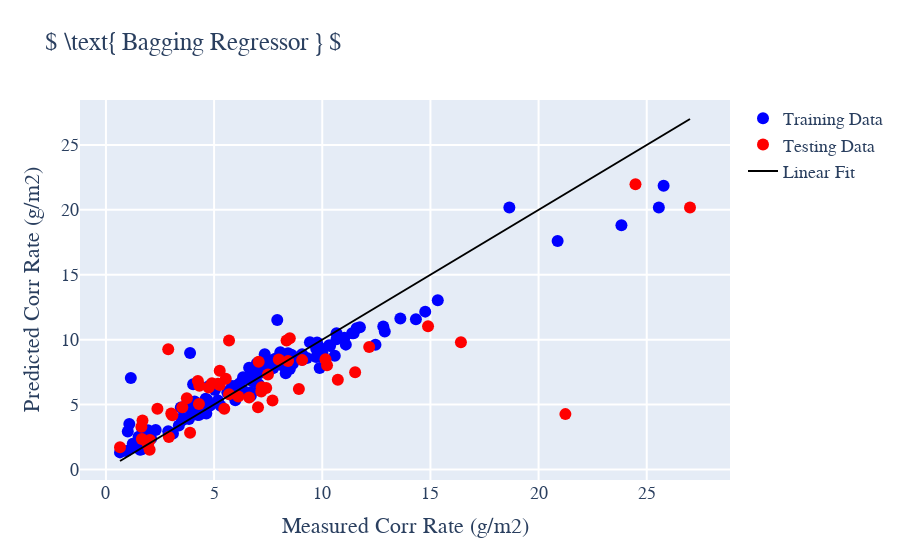

The code cell stored with this chart in its notebook:
### Code cell
fit = np.linspace(min(target), max(target))
    trace0 = go.Scatter(x=y_train, y=Train_predictions2, mode = 'markers', marker= dict(size= 12, color= 'blue'), name='Training Data')
    trace1 = go.Scatter(x=y_test ,y=Test_predictions2, mode = 'markers', marker= dict(size= 12, color= 'red'),name='Testing Data')
    trace2 = go.Scatter(x = fit ,y = fit, mode = 'lines', marker= dict(size= 12, color= 'black'), text = 'Fit',name='Linear Fit')

    data = [trace0,trace1,trace2]
    fig= go.Figure(data, layout=layout0)
    resolution_value = 300
    iplot(fig)
